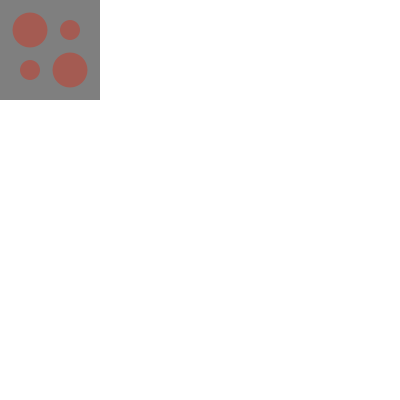
Frame 1 (no input)
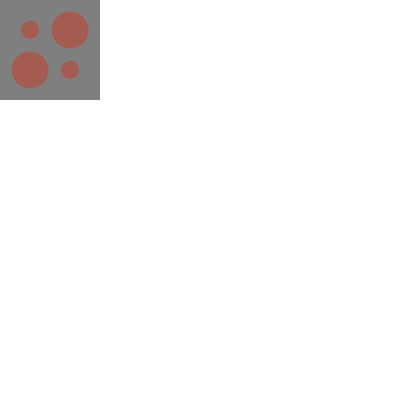
Frame 60 (the mouse pressed at the canvas centre just before this capture)
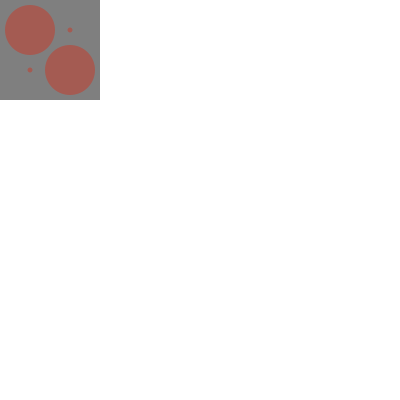
Frame 120 (the mouse held since frame 60 and released just before this capture)

The Processing sketch that drew these frames (run headless with seeded random() and noise(); from frame 60 on, the mouse is pressed at the canvas centre):

// Processing sketch: Rect_4Circles03
// ── Rect_4Circles03.pde

//STep 1: create a variable of type int 
int circleSize = 35;
int increase = 1;
//max and min circleSize values
int upperLimit = 55;
int lowerLimit = 5;
int rCol = 0; //redColour Channel;
int bCol = 0; 
int gCol = 0;
//this sets the sketch up
void setup() {
  size(400,400);
  
  
  background(255);
  //random picks a randomValue between 0 and Val, i.e. 255
  //int converts this to an int. Otherwise it would be a float.
  rCol = (int(random(255)));
  bCol = 255-rCol;
  gCol = int(rCol/2);
  
  noStroke();
}

//this runs the whole time in a loop
void draw() {
  
  //println("I am in the draw loop");
  fill(127); 
  //my Rect
  rect(0,0,100,100);
  //draw they Eyes
  
  //colour values depend on circleSize and are mapped using
  //map function
  //rCol = int(map(circleSize, lowerLimit, upperLimit, 0, 255 ));

  
  fill(rCol, bCol, gCol);
  
  //Step 2. Apply variable in your ellipse
  //1st Row
  ellipse(30,30,circleSize,circleSize);
  ellipse(70,30,upperLimit- circleSize,upperLimit-circleSize);
  //2nd Row
  ellipse(30,70,upperLimit -circleSize, upperLimit -circleSize);
  ellipse(70,70, circleSize,  circleSize);
  
  //I am adding to the variable circleSize
  
  //Step 3. Increase or Decrease the variable
  //circleSize = circleSize + 1;
  
  //we want our circle to expand and contract
  //here is how
  //we need an upper 55 and a lowerlimit =5 of circleSize
  //we test circleSize is not Greater than upperlimit
  //if it is greater we decrease circleSize
  
  //conditional (testcondition) {
  //    if true execute this code block
  //}    else {
  //     otherwise do this stuff
  //} 
  
  if (circleSize > upperLimit) {
      increase = -1;
      println("circle is shrinking");
  }   
  
  if (circleSize < lowerLimit) {
     increase = +1;  
     println("circle is growing");
  }
    
 circleSize = circleSize + increase;
 //println(rCol);


}
